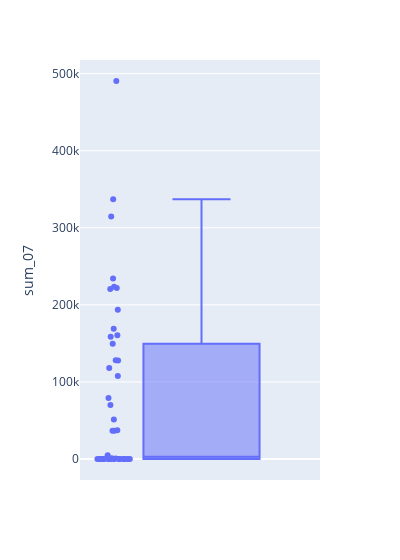

Notebook cell for this chart:
### Code cell
# Looking for the outlier in July 2019

df_2019_outlier = df_2019
df_2019_outlier['Date'] = pd.to_datetime(df_2019_outlier['Date'])
df_2019_07 = df_2019_outlier[df_2019_outlier['Date'].dt.month == 7]

# Drop column 'Date' before summing up counts for each remaining column (counters)
df_2019_07 = df_2019_07.drop(columns=['Date'])
sums_2019_07 = df_2019_07.sum(axis=0)
sums_2019_07 = sums_2019_07.sort_values(ascending=False)
print(sums_2019_07.head())

df_sums = pd.DataFrame({'compteur': sums_2019_07.index, 'sum_07': sums_2019_07.values})
fig_2019_07 = px.box(df_sums, y="sum_07", width=400, points="all")
fig_2019_07.show()

# "compteur_39" seems to be the outlier
# Is this counter in the list of counters common to all years?

if 'compteur_39' in set(counters):
    print("'compteur_39' is in the list of common counters")
else:
    print("'compteur_39' is NOT in the list of common counters")

### Figure 1 — Plotly figure (JSON) as saved in the notebook; plotly's stock layout.template omitted (floating-point values rounded to 4 significant figures)
{"data": [{"alignmentgroup": "True", "boxpoints": "all", "hovertemplate": "sum_07=%{y}<extra></extra>", "legendgroup": "", "marker": {"color": "#636efa"}, "name": "", "notched": false, "offsetgroup": "", "orientation": "v", "showlegend": false, "type": "box", "x0": " ", "xaxis": "x", "y": [490390, 337124, 314724, 234008, 223594, 221996, 220616, 193514, 169054, 160696, 158534, 149622, 127972, 127758, 117900, 107610, 79212, 70206, 51300, 37450, 36562, 36506, 4862, 880, 668, 14, 0, 0, 0, 0, 0, 0, 0, 0, 0, 0, 0, 0, 0, 0, 0, 0, 0, 0, 0, 0], "y0": " ", "yaxis": "y"}], "layout": {"boxmode": "group", "legend": {"tracegroupgap": 0}, "margin": {"t": 60}, "width": 400, "xaxis": {"anchor": "y", "domain": [0, 1]}, "yaxis": {"anchor": "x", "domain": [0, 1], "title": {"text": "sum_07"}}}}
